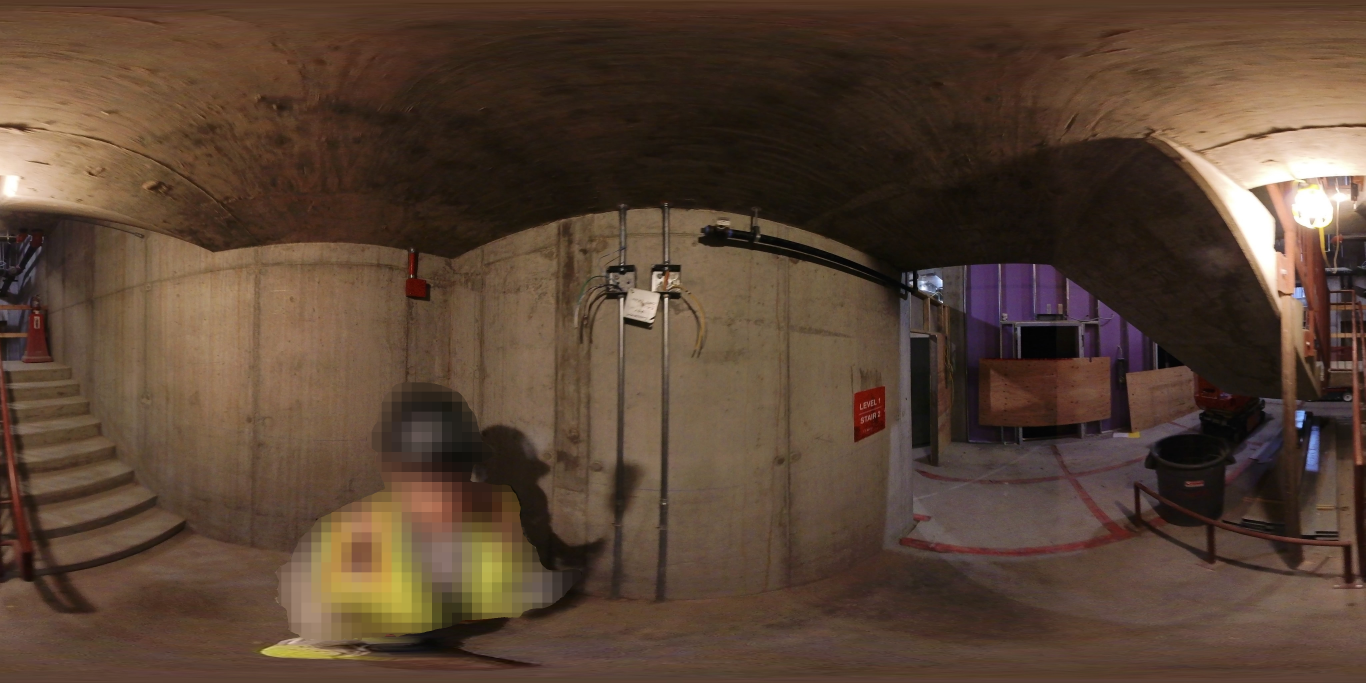
#> input picture Task_1/input/Task1/RLT1746244567461/images/VID_20250502_152405_00_065_IMG_00001.JPG, 4096 x 2048 px (shown at 1/3 size); its folder holds only this picture in this run
$ python visualize_analysis_region.py input/Task1/RLT1746244567461/images
#> lines starting #> are read from the running program, lines starting #| are printed output that depends on the picture
#> in main, frame is the input picture: shape (2048, 4096, 3); mean B, G, R 51.8, 67, 88
### Task_1/utils/regions.py
# utils/regions.py
# ─────────────────────────────────────────────
# Region masking for equirectangular images.
#
# Extracts the analysis region by masking:
#   - Top 20%: pole distortion artifacts
#   - Bottom 20%: camera operator + floor
#
# All checks (blur, darkness, duplicates) operate
# on these consistently masked regions.
# ─────────────────────────────────────────────

import cv2
import numpy as np
from config import CONFIG


def get_analysis_bounds(frame_shape: tuple[int, ...]) -> tuple[int, int]:
    """
    Compute vertical bounds of the analysis region.

    Args:
        frame_shape: shape tuple from image array (H, W, C) or (H, W)

    Returns:
        (y1, y2): start and end row (end-exclusive) of the analysis region
    """
    h = frame_shape[0]
    top_crop = int(h * CONFIG["top_crop"])
    bottom_crop = int(h * CONFIG["bottom_crop"])
    y1 = top_crop
    y2 = h - bottom_crop
    return y1, y2


def get_analysis_region(frame: np.ndarray) -> np.ndarray:
    """
    Extract equatorial analysis region from equirectangular frame.
    Removes pole distortion (top) and camera/floor (bottom).

    Args:
        frame: BGR image (H, W, 3)

    Returns:
        BGR image of analysis region
    """
    y1, y2 = get_analysis_bounds(frame.shape)
    region = frame[y1:y2, :, :]

    return region


# [30 lines left out: functions get_analysis_region_gray, get_analysis_region_hsv, not called in this run]


def draw_analysis_overlay(frame: np.ndarray) -> np.ndarray:
    """
    Draw overlay showing ignored/used bands on the input frame.

    - Top ignored band: red tint
    - Analysis region : green tint
    - Bottom ignored band: red tint

    Args:
        frame: BGR image

    Returns:
        BGR image with visualization overlay and boundary lines
    """
    y1, y2 = get_analysis_bounds(frame.shape)
    vis = frame.copy()

    # Tint masks
    red = np.array([0, 0, 255], dtype=np.uint8)
    green = np.array([0, 255, 0], dtype=np.uint8)

    top = vis[:y1, :, :]
    mid = vis[y1:y2, :, :]
    bot = vis[y2:, :, :]
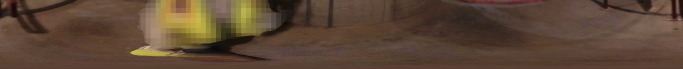
#> bot: shape (409, 4096, 3) (shown at 1/6 size); mean B, G, R 53.7, 70.7, 92.9

    if top.size > 0:
        top[:] = cv2.addWeighted(top, 0.65, np.full_like(top, red), 0.35, 0)
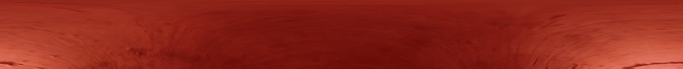
#> top: shape (409, 4096, 3) (shown at 1/6 size); mean B, G, R 27.2, 38.8, 144.3
    if mid.size > 0:
        mid[:] = cv2.addWeighted(mid, 0.75, np.full_like(mid, green), 0.25, 0)
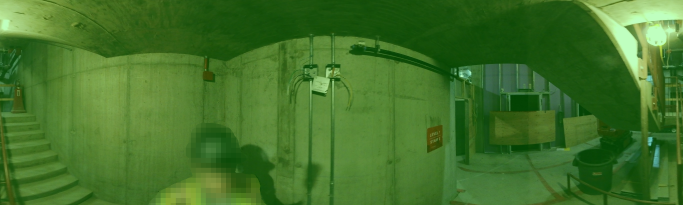
#> mid: shape (1230, 4096, 3) (shown at 1/6 size); mean B, G, R 40.8, 114.8, 65.6
    if bot.size > 0:
        bot[:] = cv2.addWeighted(bot, 0.65, np.full_like(bot, red), 0.35, 0)
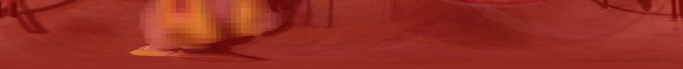
#> bot: shape (409, 4096, 3) (shown at 1/6 size); mean B, G, R 34.9, 46, 149.6

    # Boundaries
    cv2.line(vis, (0, y1), (vis.shape[1] - 1, y1), (255, 255, 255), 2)
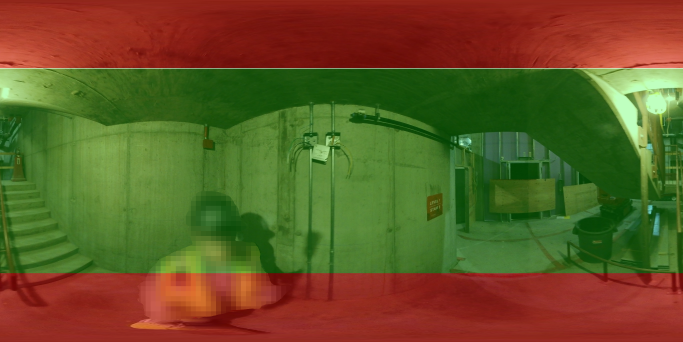
#> vis: shape (2048, 4096, 3) (shown at 1/6 size); mean B, G, R 37.2, 86.2, 98.3
    cv2.line(vis, (0, y2), (vis.shape[1] - 1, y2), (255, 255, 255), 2)

    # Labels
    cv2.putText(vis, "IGNORED (TOP)", (20, max(25, y1 // 2)), cv2.FONT_HERSHEY_SIMPLEX, 0.8, (255, 255, 255), 2)
    cv2.putText(vis, "ANALYSIS REGION", (20, y1 + 35), cv2.FONT_HERSHEY_SIMPLEX, 0.9, (255, 255, 255), 2)
    cv2.putText(vis, "IGNORED (BOTTOM)", (20, min(vis.shape[0] - 20, y2 + 35)), cv2.FONT_HERSHEY_SIMPLEX, 0.8, (255, 255, 255), 2)

    return vis

### Task_1/file_utils.py
# utils/io.py
# ─────────────────────────────────────────────
# Frame loading, saving, and CSV report writing.
# ─────────────────────────────────────────────

import cv2
import csv
import shutil
from pathlib import Path
from collections import Counter
from config import CONFIG


EXTENSIONS = {".jpg", ".jpeg", ".png", ".bmp", ".webp"}


def load_frames(input_dir: str) -> list[Path]:
    """
    Collect all image paths from input directory, sorted by name.
    Sorting ensures temporal order is preserved.
    """
    input_path = Path(input_dir)
    frames = sorted([
        f for f in input_path.iterdir()
        if f.suffix.lower() in EXTENSIONS
    ])
    if not frames:
        raise FileNotFoundError(f"No image files found in {input_dir}")
    return frames


# [144 lines left out: functions setup_output_dirs, save_frame, write_report, _build_summary_rows, print_summary, not called in this run]

### Task_1/visualize_analysis_region.py
import argparse
from pathlib import Path

import cv2

from file_utils import load_frames
from utils.regions import get_analysis_region, draw_analysis_overlay


def _pick_indices(total: int, count: int) -> list[int]:
    if total <= 0:
        return []
    if total <= count:
        return list(range(total))
    step = max(1, total // count)
    indices = list(range(0, total, step))[:count]
    if (total - 1) not in indices:
        indices[-1] = total - 1
    return sorted(set(indices))


def main(input_dir: str, output_dir: str, samples: int) -> None:
    input_path = Path(input_dir)
    out = Path(output_dir)
    out.mkdir(parents=True, exist_ok=True)

    frame_paths = load_frames(str(input_path))
    chosen = _pick_indices(len(frame_paths), samples)

    print(f"Found {len(frame_paths)} frames")
    print(f"Visualizing {len(chosen)} sample frames")

    for idx in chosen:
        frame_path = frame_paths[idx]
        frame = cv2.imread(str(frame_path))
        if frame is None:
            print(f"Skipping unreadable frame: {frame_path.name}")
            continue

        overlay = draw_analysis_overlay(frame)
        crop = get_analysis_region(frame)

        # Resize crop to full frame width for easy visual comparison
        crop_resized = cv2.resize(crop, (frame.shape[1], frame.shape[0]))
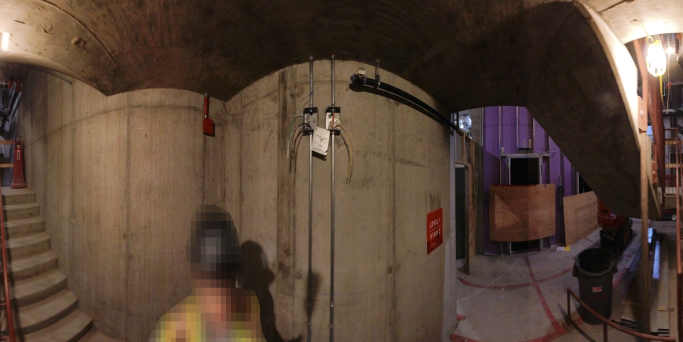
#> crop_resized: shape (2048, 4096, 3) (shown at 1/6 size); mean B, G, R 54.3, 68, 87.4

        combined = cv2.hconcat([overlay, crop_resized])
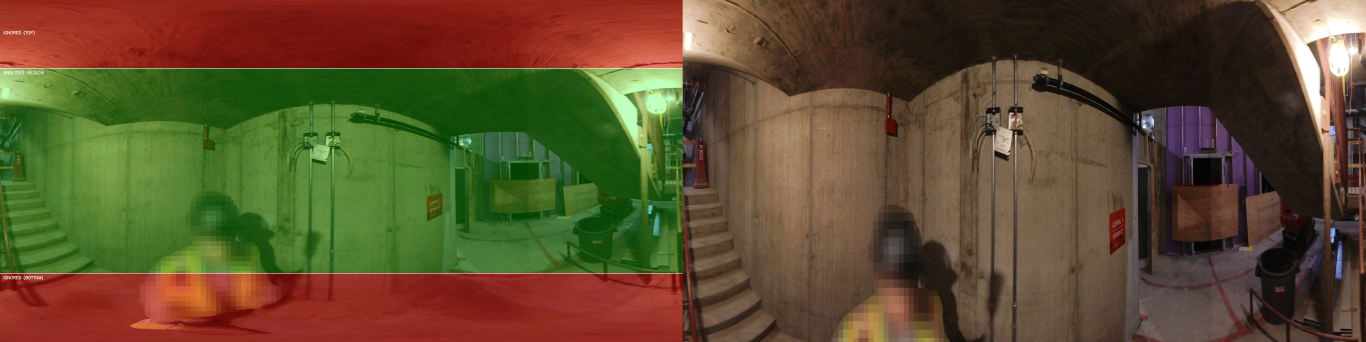
#> combined: shape (2048, 8192, 3) (shown at 1/6 size); mean B, G, R 46, 77.3, 93

        out_name = f"sample_{idx+1:04d}_{frame_path.stem}.jpg"
        cv2.imwrite(str(out / out_name), combined)

    print(f"Saved previews to: {out}")
    print("Left: overlay on original | Right: extracted analysis region")


if __name__ == "__main__":
    parser = argparse.ArgumentParser(description="Visualize analysis crop region for equirectangular frames")
    parser.add_argument("input", help="Input directory containing frames")
    parser.add_argument("--output", default="region_viz", help="Output directory for preview images")
    parser.add_argument("--samples", type=int, default=12, help="Number of sample frames to visualize")

    args = parser.parse_args()
    main(args.input, args.output, args.samples)

$ run again, on Task_1/input/Task1/RLT1752866201591/images/VID_20250718_093536_00_039_IMG_00002.JPG
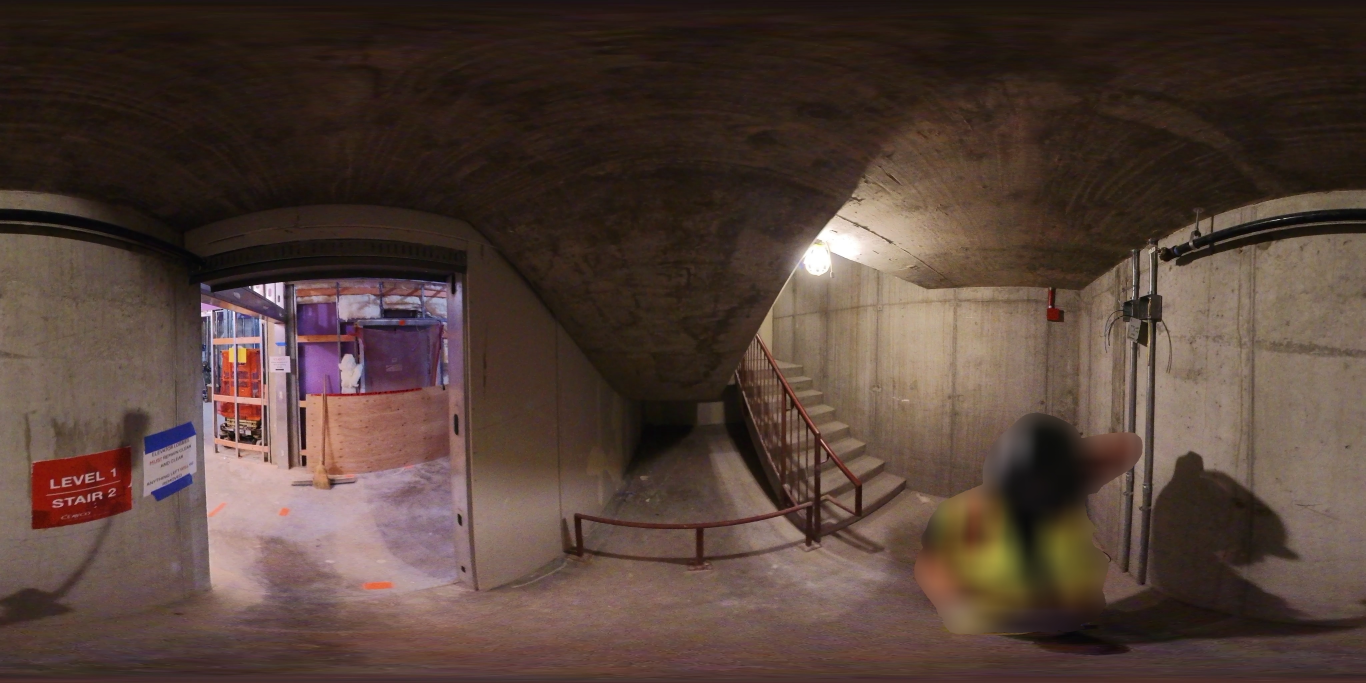
#> input picture Task_1/input/Task1/RLT1752866201591/images/VID_20250718_093536_00_039_IMG_00002.JPG, 4096 x 2048 px (shown at 1/3 size)
#> in main, frame is the input picture: shape (2048, 4096, 3); mean B, G, R 56.3, 64.5, 83.5
#> in draw_analysis_overlay, `cv2.line(vis, (0, y1), (vis.shape[1] - 1, y1), (255, 255, 255), 2)`:
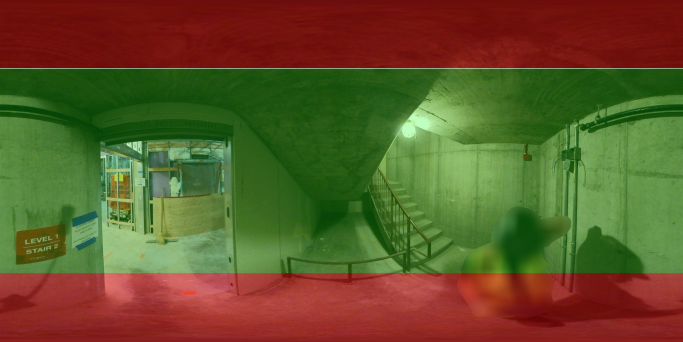
#> vis: shape (2048, 4096, 3) (shown at 1/6 size); mean B, G, R 40.8, 85, 95.8
#> in main, `combined = cv2.hconcat([overlay, crop_resized])`:
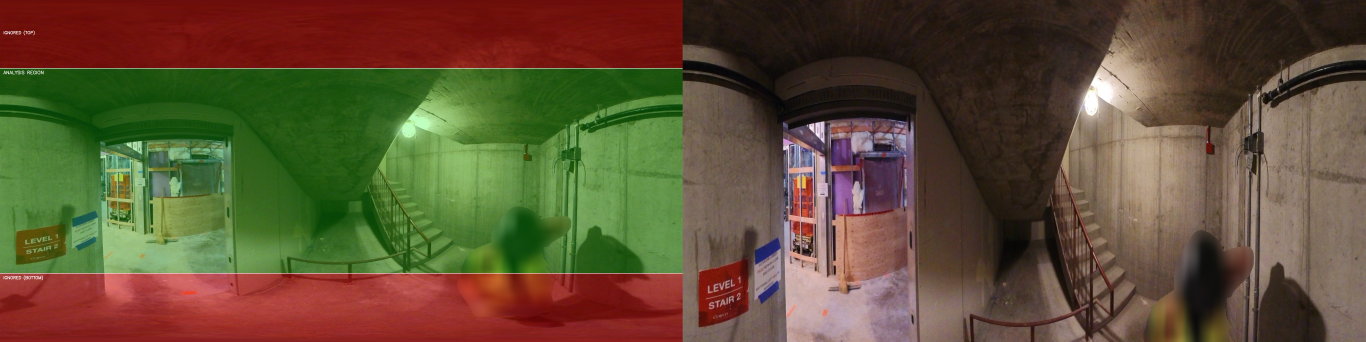
#> combined: shape (2048, 8192, 3) (shown at 1/6 size); mean B, G, R 53, 79.5, 94.6

$ run again, on Task_1/input/Task1/RLT1746244567461/images/VID_20250502_152405_00_065_IMG_00002.JPG
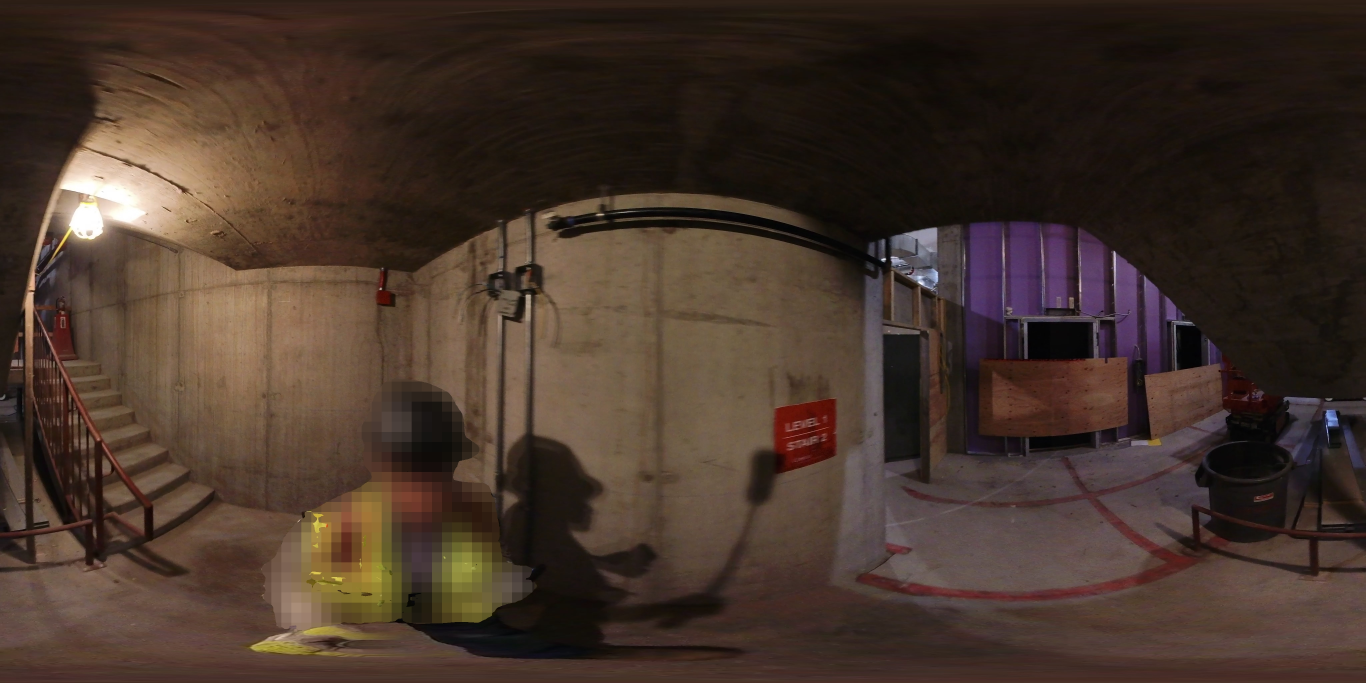
#> input picture Task_1/input/Task1/RLT1746244567461/images/VID_20250502_152405_00_065_IMG_00002.JPG, 4096 x 2048 px (shown at 1/3 size)
#> in main, frame is the input picture: shape (2048, 4096, 3); mean B, G, R 42.6, 52.6, 69.6
#> in draw_analysis_overlay, `cv2.line(vis, (0, y1), (vis.shape[1] - 1, y1), (255, 255, 255), 2)`:
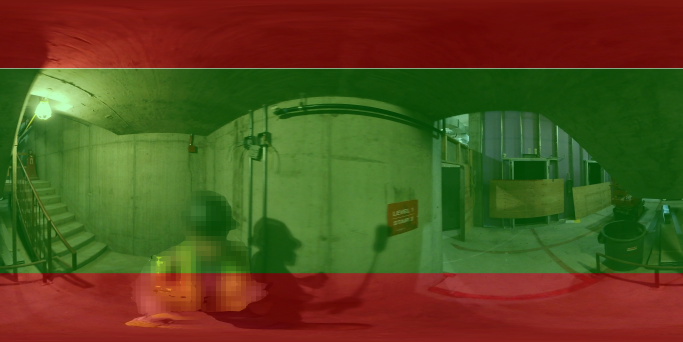
#> vis: shape (2048, 4096, 3) (shown at 1/6 size); mean B, G, R 31, 76.3, 85.7
#> in main, `combined = cv2.hconcat([overlay, crop_resized])`:
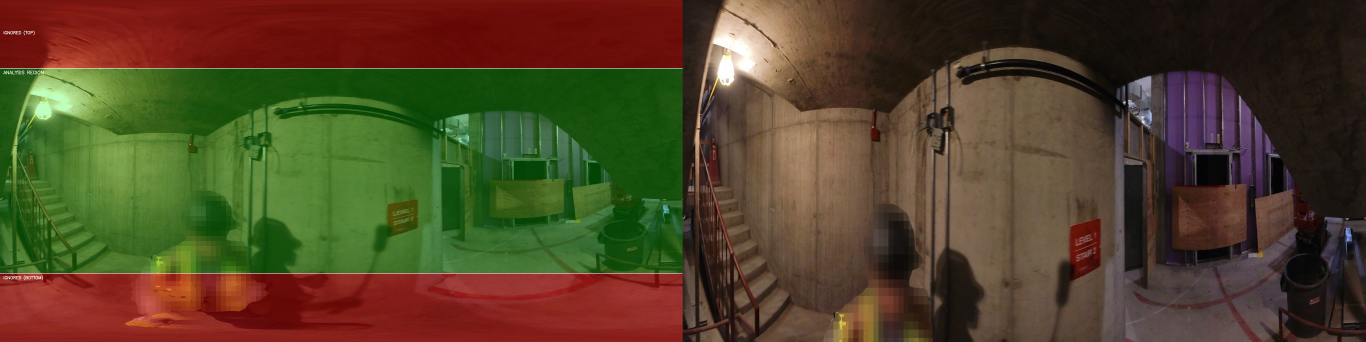
#> combined: shape (2048, 8192, 3) (shown at 1/6 size); mean B, G, R 39.8, 67.5, 80.9
